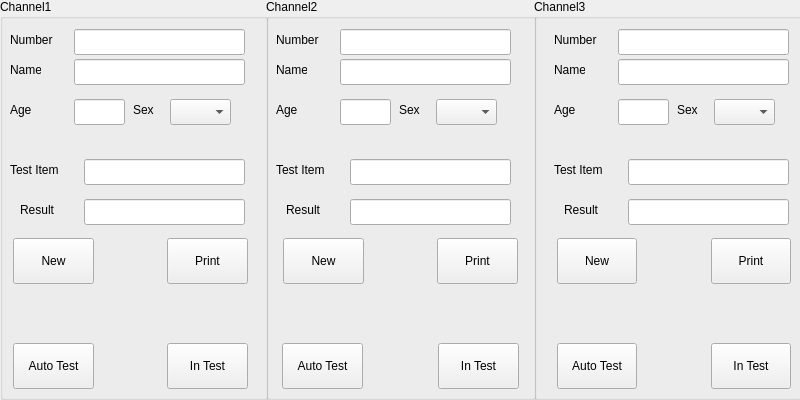
<?xml version="1.0" encoding="UTF-8"?>
<ui version="4.0">
 <class>TestWindow</class>
 <widget class="QWidget" name="TestWindow">
  <property name="geometry">
   <rect>
    <x>0</x>
    <y>0</y>
    <width>800</width>
    <height>400</height>
   </rect>
  </property>
  <property name="windowTitle">
   <string>Form</string>
  </property>
  <property name="windowIcon">
   <iconset resource="qt200.qrc">
    <normaloff>:/resource/image/Title.png</normaloff>:/resource/image/Title.png</iconset>
  </property>
  <widget class="QGroupBox" name="groupBox_c1">
   <property name="geometry">
    <rect>
     <x>0</x>
     <y>-1</y>
     <width>268</width>
     <height>401</height>
    </rect>
   </property>
   <property name="title">
    <string>Channel1</string>
   </property>
   <widget class="QLabel" name="lbNumber1">
    <property name="geometry">
     <rect>
      <x>10</x>
      <y>30</y>
      <width>61</width>
      <height>21</height>
     </rect>
    </property>
    <property name="text">
     <string>Number</string>
    </property>
   </widget>
   <widget class="QLineEdit" name="leNumber1">
    <property name="geometry">
     <rect>
      <x>74</x>
      <y>30</y>
      <width>171</width>
      <height>26</height>
     </rect>
    </property>
   </widget>
   <widget class="QLabel" name="lbName1">
    <property name="geometry">
     <rect>
      <x>10</x>
      <y>60</y>
      <width>31</width>
      <height>21</height>
     </rect>
    </property>
    <property name="text">
     <string>Name</string>
    </property>
   </widget>
   <widget class="QLineEdit" name="leName1">
    <property name="geometry">
     <rect>
      <x>74</x>
      <y>60</y>
      <width>171</width>
      <height>26</height>
     </rect>
    </property>
    <property name="text">
     <string/>
    </property>
   </widget>
   <widget class="QLabel" name="lbAge1">
    <property name="geometry">
     <rect>
      <x>10</x>
      <y>100</y>
      <width>31</width>
      <height>21</height>
     </rect>
    </property>
    <property name="text">
     <string>Age</string>
    </property>
   </widget>
   <widget class="QLineEdit" name="leAge1">
    <property name="geometry">
     <rect>
      <x>74</x>
      <y>100</y>
      <width>51</width>
      <height>26</height>
     </rect>
    </property>
    <property name="text">
     <string/>
    </property>
   </widget>
   <widget class="QLabel" name="lbSex1">
    <property name="geometry">
     <rect>
      <x>133</x>
      <y>100</y>
      <width>31</width>
      <height>21</height>
     </rect>
    </property>
    <property name="text">
     <string>Sex</string>
    </property>
   </widget>
   <widget class="QComboBox" name="cBoxSex1">
    <property name="geometry">
     <rect>
      <x>170</x>
      <y>100</y>
      <width>61</width>
      <height>26</height>
     </rect>
    </property>
    <item>
     <property name="text">
      <string/>
     </property>
    </item>
    <item>
     <property name="text">
      <string>Male</string>
     </property>
    </item>
    <item>
     <property name="text">
      <string>Female</string>
     </property>
    </item>
   </widget>
   <widget class="QLabel" name="lbItem1">
    <property name="geometry">
     <rect>
      <x>10</x>
      <y>160</y>
      <width>81</width>
      <height>21</height>
     </rect>
    </property>
    <property name="text">
     <string>Test Item</string>
    </property>
   </widget>
   <widget class="QLineEdit" name="leItem1">
    <property name="geometry">
     <rect>
      <x>84</x>
      <y>160</y>
      <width>161</width>
      <height>26</height>
     </rect>
    </property>
    <property name="text">
     <string/>
    </property>
   </widget>
   <widget class="QLabel" name="lbResult1">
    <property name="geometry">
     <rect>
      <x>20</x>
      <y>200</y>
      <width>51</width>
      <height>21</height>
     </rect>
    </property>
    <property name="text">
     <string>Result</string>
    </property>
   </widget>
   <widget class="QLineEdit" name="leResult1">
    <property name="geometry">
     <rect>
      <x>84</x>
      <y>200</y>
      <width>161</width>
      <height>26</height>
     </rect>
    </property>
    <property name="text">
     <string/>
    </property>
   </widget>
   <widget class="QPushButton" name="btnInstantTest1">
    <property name="geometry">
     <rect>
      <x>167</x>
      <y>344</y>
      <width>81</width>
      <height>46</height>
     </rect>
    </property>
    <property name="text">
     <string>In Test</string>
    </property>
   </widget>
   <widget class="QPushButton" name="btnAutoTest1">
    <property name="geometry">
     <rect>
      <x>13</x>
      <y>344</y>
      <width>81</width>
      <height>46</height>
     </rect>
    </property>
    <property name="text">
     <string>Auto Test</string>
    </property>
   </widget>
   <widget class="QPushButton" name="btnPrint1">
    <property name="geometry">
     <rect>
      <x>167</x>
      <y>239</y>
      <width>81</width>
      <height>46</height>
     </rect>
    </property>
    <property name="text">
     <string>Print</string>
    </property>
   </widget>
   <widget class="QPushButton" name="btnNew1">
    <property name="geometry">
     <rect>
      <x>13</x>
      <y>239</y>
      <width>81</width>
      <height>46</height>
     </rect>
    </property>
    <property name="text">
     <string>New</string>
    </property>
   </widget>
   <widget class="QRoundProgressBar" name="wgRoundBar1" native="true">
    <property name="geometry">
     <rect>
      <x>83</x>
      <y>266</y>
      <width>96</width>
      <height>96</height>
     </rect>
    </property>
   </widget>
   <zorder>wgRoundBar1</zorder>
   <zorder>lbNumber1</zorder>
   <zorder>leNumber1</zorder>
   <zorder>lbName1</zorder>
   <zorder>leName1</zorder>
   <zorder>lbAge1</zorder>
   <zorder>leAge1</zorder>
   <zorder>lbSex1</zorder>
   <zorder>cBoxSex1</zorder>
   <zorder>lbItem1</zorder>
   <zorder>leItem1</zorder>
   <zorder>lbResult1</zorder>
   <zorder>leResult1</zorder>
   <zorder>btnInstantTest1</zorder>
   <zorder>btnAutoTest1</zorder>
   <zorder>btnPrint1</zorder>
   <zorder>btnNew1</zorder>
  </widget>
  <widget class="QGroupBox" name="groupBox_c2">
   <property name="geometry">
    <rect>
     <x>266</x>
     <y>-1</y>
     <width>270</width>
     <height>401</height>
    </rect>
   </property>
   <property name="title">
    <string>Channel2</string>
   </property>
   <widget class="QLabel" name="lbNumber2">
    <property name="geometry">
     <rect>
      <x>10</x>
      <y>30</y>
      <width>61</width>
      <height>21</height>
     </rect>
    </property>
    <property name="text">
     <string>Number</string>
    </property>
   </widget>
   <widget class="QLineEdit" name="leNumber2">
    <property name="geometry">
     <rect>
      <x>74</x>
      <y>30</y>
      <width>171</width>
      <height>26</height>
     </rect>
    </property>
   </widget>
   <widget class="QLabel" name="lbName2">
    <property name="geometry">
     <rect>
      <x>10</x>
      <y>60</y>
      <width>31</width>
      <height>21</height>
     </rect>
    </property>
    <property name="text">
     <string>Name</string>
    </property>
   </widget>
   <widget class="QLineEdit" name="leName2">
    <property name="geometry">
     <rect>
      <x>74</x>
      <y>60</y>
      <width>171</width>
      <height>26</height>
     </rect>
    </property>
    <property name="text">
     <string/>
    </property>
   </widget>
   <widget class="QLabel" name="lbAge2">
    <property name="geometry">
     <rect>
      <x>10</x>
      <y>100</y>
      <width>31</width>
      <height>21</height>
     </rect>
    </property>
    <property name="text">
     <string>Age</string>
    </property>
   </widget>
   <widget class="QLineEdit" name="leAge2">
    <property name="geometry">
     <rect>
      <x>74</x>
      <y>100</y>
      <width>51</width>
      <height>26</height>
     </rect>
    </property>
    <property name="text">
     <string/>
    </property>
   </widget>
   <widget class="QLabel" name="lbSex2">
    <property name="geometry">
     <rect>
      <x>133</x>
      <y>100</y>
      <width>31</width>
      <height>21</height>
     </rect>
    </property>
    <property name="text">
     <string>Sex</string>
    </property>
   </widget>
   <widget class="QComboBox" name="cBoxSex2">
    <property name="geometry">
     <rect>
      <x>170</x>
      <y>100</y>
      <width>61</width>
      <height>26</height>
     </rect>
    </property>
    <item>
     <property name="text">
      <string/>
     </property>
    </item>
    <item>
     <property name="text">
      <string>Male</string>
     </property>
    </item>
    <item>
     <property name="text">
      <string>Female</string>
     </property>
    </item>
   </widget>
   <widget class="QLabel" name="lbItem2">
    <property name="geometry">
     <rect>
      <x>10</x>
      <y>160</y>
      <width>81</width>
      <height>21</height>
     </rect>
    </property>
    <property name="text">
     <string>Test Item</string>
    </property>
   </widget>
   <widget class="QLineEdit" name="leItem2">
    <property name="geometry">
     <rect>
      <x>84</x>
      <y>160</y>
      <width>161</width>
      <height>26</height>
     </rect>
    </property>
    <property name="text">
     <string/>
    </property>
   </widget>
   <widget class="QLabel" name="lbResult2">
    <property name="geometry">
     <rect>
      <x>20</x>
      <y>200</y>
      <width>51</width>
      <height>21</height>
     </rect>
    </property>
    <property name="text">
     <string>Result</string>
    </property>
   </widget>
   <widget class="QLineEdit" name="leResult2">
    <property name="geometry">
     <rect>
      <x>84</x>
      <y>200</y>
      <width>161</width>
      <height>26</height>
     </rect>
    </property>
    <property name="text">
     <string/>
    </property>
   </widget>
   <widget class="QPushButton" name="btnAutoTest2">
    <property name="geometry">
     <rect>
      <x>16</x>
      <y>344</y>
      <width>81</width>
      <height>46</height>
     </rect>
    </property>
    <property name="text">
     <string>Auto Test</string>
    </property>
   </widget>
   <widget class="QPushButton" name="btnInstantTest2">
    <property name="geometry">
     <rect>
      <x>172</x>
      <y>344</y>
      <width>81</width>
      <height>46</height>
     </rect>
    </property>
    <property name="text">
     <string>In Test</string>
    </property>
   </widget>
   <widget class="QPushButton" name="btnPrint2">
    <property name="geometry">
     <rect>
      <x>171</x>
      <y>239</y>
      <width>81</width>
      <height>46</height>
     </rect>
    </property>
    <property name="text">
     <string>Print</string>
    </property>
   </widget>
   <widget class="QPushButton" name="btnNew2">
    <property name="geometry">
     <rect>
      <x>17</x>
      <y>239</y>
      <width>81</width>
      <height>46</height>
     </rect>
    </property>
    <property name="text">
     <string>New</string>
    </property>
   </widget>
   <widget class="QRoundProgressBar" name="wgRoundBar2" native="true">
    <property name="geometry">
     <rect>
      <x>88</x>
      <y>267</y>
      <width>96</width>
      <height>96</height>
     </rect>
    </property>
   </widget>
   <zorder>wgRoundBar2</zorder>
   <zorder>lbNumber2</zorder>
   <zorder>leNumber2</zorder>
   <zorder>lbName2</zorder>
   <zorder>leName2</zorder>
   <zorder>lbAge2</zorder>
   <zorder>leAge2</zorder>
   <zorder>lbSex2</zorder>
   <zorder>cBoxSex2</zorder>
   <zorder>lbItem2</zorder>
   <zorder>leItem2</zorder>
   <zorder>lbResult2</zorder>
   <zorder>leResult2</zorder>
   <zorder>btnAutoTest2</zorder>
   <zorder>btnInstantTest2</zorder>
   <zorder>btnPrint2</zorder>
   <zorder>btnNew2</zorder>
  </widget>
  <widget class="QGroupBox" name="groupBox_c3">
   <property name="geometry">
    <rect>
     <x>534</x>
     <y>-1</y>
     <width>268</width>
     <height>401</height>
    </rect>
   </property>
   <property name="title">
    <string>Channel3</string>
   </property>
   <widget class="QLabel" name="lbNumber3">
    <property name="geometry">
     <rect>
      <x>20</x>
      <y>30</y>
      <width>61</width>
      <height>21</height>
     </rect>
    </property>
    <property name="text">
     <string>Number</string>
    </property>
   </widget>
   <widget class="QLineEdit" name="leNumber3">
    <property name="geometry">
     <rect>
      <x>84</x>
      <y>30</y>
      <width>171</width>
      <height>26</height>
     </rect>
    </property>
   </widget>
   <widget class="QLabel" name="lbName3">
    <property name="geometry">
     <rect>
      <x>20</x>
      <y>60</y>
      <width>31</width>
      <height>21</height>
     </rect>
    </property>
    <property name="text">
     <string>Name</string>
    </property>
   </widget>
   <widget class="QLineEdit" name="leName3">
    <property name="geometry">
     <rect>
      <x>84</x>
      <y>60</y>
      <width>171</width>
      <height>26</height>
     </rect>
    </property>
    <property name="text">
     <string/>
    </property>
   </widget>
   <widget class="QLabel" name="lbAge3">
    <property name="geometry">
     <rect>
      <x>20</x>
      <y>100</y>
      <width>31</width>
      <height>21</height>
     </rect>
    </property>
    <property name="text">
     <string>Age</string>
    </property>
   </widget>
   <widget class="QLineEdit" name="leAge3">
    <property name="geometry">
     <rect>
      <x>84</x>
      <y>100</y>
      <width>51</width>
      <height>26</height>
     </rect>
    </property>
    <property name="text">
     <string/>
    </property>
   </widget>
   <widget class="QLabel" name="lbSex3">
    <property name="geometry">
     <rect>
      <x>143</x>
      <y>100</y>
      <width>31</width>
      <height>21</height>
     </rect>
    </property>
    <property name="text">
     <string>Sex</string>
    </property>
   </widget>
   <widget class="QComboBox" name="cBoxSex3">
    <property name="geometry">
     <rect>
      <x>180</x>
      <y>100</y>
      <width>61</width>
      <height>26</height>
     </rect>
    </property>
    <item>
     <property name="text">
      <string/>
     </property>
    </item>
    <item>
     <property name="text">
      <string>Male</string>
     </property>
    </item>
    <item>
     <property name="text">
      <string>Female</string>
     </property>
    </item>
   </widget>
   <widget class="QLabel" name="lbItem3">
    <property name="geometry">
     <rect>
      <x>20</x>
      <y>160</y>
      <width>81</width>
      <height>21</height>
     </rect>
    </property>
    <property name="text">
     <string>Test Item</string>
    </property>
   </widget>
   <widget class="QLineEdit" name="leItem3">
    <property name="geometry">
     <rect>
      <x>94</x>
      <y>160</y>
      <width>161</width>
      <height>26</height>
     </rect>
    </property>
    <property name="text">
     <string/>
    </property>
   </widget>
   <widget class="QLabel" name="lbResult3">
    <property name="geometry">
     <rect>
      <x>30</x>
      <y>200</y>
      <width>51</width>
      <height>21</height>
     </rect>
    </property>
    <property name="text">
     <string>Result</string>
    </property>
   </widget>
   <widget class="QLineEdit" name="leResult3">
    <property name="geometry">
     <rect>
      <x>94</x>
      <y>200</y>
      <width>161</width>
      <height>26</height>
     </rect>
    </property>
    <property name="text">
     <string/>
    </property>
   </widget>
   <widget class="QPushButton" name="btnNew3">
    <property name="geometry">
     <rect>
      <x>23</x>
      <y>239</y>
      <width>80</width>
      <height>46</height>
     </rect>
    </property>
    <property name="text">
     <string>New</string>
    </property>
   </widget>
   <widget class="QPushButton" name="btnPrint3">
    <property name="geometry">
     <rect>
      <x>177</x>
      <y>239</y>
      <width>80</width>
      <height>46</height>
     </rect>
    </property>
    <property name="text">
     <string>Print</string>
    </property>
   </widget>
   <widget class="QPushButton" name="btnAutoTest3">
    <property name="geometry">
     <rect>
      <x>23</x>
      <y>344</y>
      <width>80</width>
      <height>46</height>
     </rect>
    </property>
    <property name="text">
     <string>Auto Test</string>
    </property>
   </widget>
   <widget class="QPushButton" name="btnInstantTest3">
    <property name="geometry">
     <rect>
      <x>177</x>
      <y>344</y>
      <width>80</width>
      <height>46</height>
     </rect>
    </property>
    <property name="text">
     <string>In Test</string>
    </property>
   </widget>
   <widget class="QRoundProgressBar" name="wgRoundBar3" native="true">
    <property name="geometry">
     <rect>
      <x>92</x>
      <y>266</y>
      <width>96</width>
      <height>96</height>
     </rect>
    </property>
   </widget>
   <zorder>wgRoundBar3</zorder>
   <zorder>lbNumber3</zorder>
   <zorder>leNumber3</zorder>
   <zorder>lbName3</zorder>
   <zorder>leName3</zorder>
   <zorder>lbAge3</zorder>
   <zorder>leAge3</zorder>
   <zorder>lbSex3</zorder>
   <zorder>cBoxSex3</zorder>
   <zorder>lbItem3</zorder>
   <zorder>leItem3</zorder>
   <zorder>lbResult3</zorder>
   <zorder>leResult3</zorder>
   <zorder>btnNew3</zorder>
   <zorder>btnPrint3</zorder>
   <zorder>btnAutoTest3</zorder>
   <zorder>btnInstantTest3</zorder>
  </widget>
 </widget>
 <customwidgets>
  <customwidget>
   <class>QRoundProgressBar</class>
   <extends>QWidget</extends>
   <header>qroundprogressbar.h</header>
   <container>1</container>
  </customwidget>
 </customwidgets>
 <tabstops>
  <tabstop>leNumber1</tabstop>
  <tabstop>leName1</tabstop>
  <tabstop>leAge1</tabstop>
  <tabstop>cBoxSex1</tabstop>
  <tabstop>leItem1</tabstop>
  <tabstop>leResult1</tabstop>
  <tabstop>btnNew1</tabstop>
  <tabstop>btnPrint1</tabstop>
  <tabstop>btnAutoTest1</tabstop>
  <tabstop>btnInstantTest1</tabstop>
  <tabstop>btnNew2</tabstop>
  <tabstop>btnPrint2</tabstop>
  <tabstop>btnAutoTest2</tabstop>
  <tabstop>btnInstantTest2</tabstop>
  <tabstop>leNumber2</tabstop>
  <tabstop>leName2</tabstop>
  <tabstop>leAge2</tabstop>
  <tabstop>cBoxSex2</tabstop>
  <tabstop>leItem2</tabstop>
  <tabstop>leResult2</tabstop>
  <tabstop>btnNew3</tabstop>
  <tabstop>btnPrint3</tabstop>
  <tabstop>btnAutoTest3</tabstop>
  <tabstop>btnInstantTest3</tabstop>
  <tabstop>leNumber3</tabstop>
  <tabstop>leName3</tabstop>
  <tabstop>leAge3</tabstop>
  <tabstop>cBoxSex3</tabstop>
  <tabstop>leItem3</tabstop>
  <tabstop>leResult3</tabstop>
 </tabstops>
 <resources>
  <include location="qt200.qrc"/>
 </resources>
 <connections/>
</ui>
